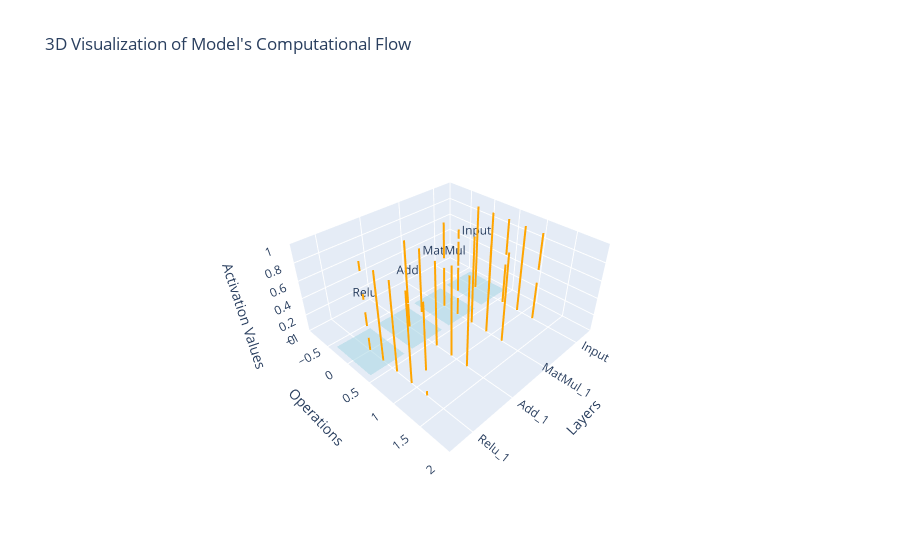

The cell this chart's notebook holds for it:
### Code cell
import numpy as np
import plotly.graph_objects as go

# Example layers with activation data
layers = [
    {
        'layer_index': 0,
        'name': 'Input',
        'op_type': 'Input',
        'inputs': [],
        'outputs': ['input_tensor'],
        'attributes': {},
        'activations': np.random.rand(5, 5)
    },
    {
        'layer_index': 1,
        'name': 'MatMul_1',
        'op_type': 'MatMul',
        'inputs': ['input_tensor', 'weight1'],
        'outputs': ['matmul_output'],
        'attributes': {},
        'activations': np.random.rand(5, 5)
    },
    {
        'layer_index': 2,
        'name': 'Add_1',
        'op_type': 'Add',
        'inputs': ['matmul_output', 'bias1'],
        'outputs': ['add_output'],
        'attributes': {},
        'activations': np.random.rand(5, 5)
    },
    {
        'layer_index': 3,
        'name': 'Relu_1',
        'op_type': 'Relu',
        'inputs': ['add_output'],
        'outputs': ['relu_output'],
        'attributes': {},
        'activations': np.random.rand(5, 5)
    },
    # Add more layers as needed
]




# Initialize figure
fig = go.Figure()

# Function to add operation blocks
def add_operation_block(fig, layer_x, operation_y, op_type, z=0):
    size = 0.4
    fig.add_trace(go.Mesh3d(
        x=[layer_x - size, layer_x + size, layer_x + size, layer_x - size,
           layer_x - size, layer_x + size, layer_x + size, layer_x - size],
        y=[operation_y - size, operation_y - size, operation_y + size, operation_y + size,
           operation_y - size, operation_y - size, operation_y + size, operation_y + size],
        z=[z, z, z, z, z + size, z + size, z + size, z + size],
        color='lightblue',
        opacity=0.6,
        name=op_type,
        hoverinfo='text',
        text=op_type
    ))
    # Add text label
    fig.add_trace(go.Scatter3d(
        x=[layer_x],
        y=[operation_y],
        z=[z + size + 0.1],
        mode='text',
        text=[op_type],
        showlegend=False
    ))

# Function to add activation bars
def add_activation_bars(fig, layer_x, activations, layer_index):
    num_rows, num_cols = activations.shape
    bar_spacing = 0.3
    for i in range(num_rows):
        for j in range(num_cols):
            x = layer_x
            y = i * bar_spacing
            z = j * bar_spacing
            fig.add_trace(go.Scatter3d(
                x=[x, x],
                y=[y, y],
                z=[z, z + activations[i, j]],
                mode='lines',
                line=dict(color='orange', width=4),
                showlegend=False
            ))

# Add layers and their components
for layer in layers:
    layer_x = layer['layer_index']
    op_type = layer['op_type']
    
    # Visualize operation
    add_operation_block(fig, layer_x, 0, op_type, z=0)
    
    # Visualize activations
    add_activation_bars(fig, layer_x, layer['activations'], layer['layer_index'])

# Define layout
fig.update_layout(
    scene=dict(
        xaxis=dict(title='Layers', tickvals=list(range(len(layers))), ticktext=[layer['name'] for layer in layers]),
        yaxis=dict(title='Operations', range=[-1, 2]),
        zaxis=dict(title='Activation Values', range=[0, 1]),
        aspectratio=dict(x=1, y=1, z=0.5),
    ),
    title="3D Visualization of Model's Computational Flow",
    showlegend=False
)

# Show figure
fig.show()

### Figure 1 — Plotly figure (JSON) as saved in the notebook; plotly's stock layout.template omitted (floating-point values rounded to 4 significant figures)
{"data": [{"color": "lightblue", "hoverinfo": "text", "name": "Input", "opacity": 0.6, "text": "Input", "type": "mesh3d", "x": [-0.4, 0.4, 0.4, -0.4, -0.4, 0.4, 0.4, -0.4], "y": [-0.4, -0.4, 0.4, 0.4, -0.4, -0.4, 0.4, 0.4], "z": [0, 0, 0, 0, 0.4, 0.4, 0.4, 0.4]}, {"mode": "text", "showlegend": false, "text": ["Input"], "type": "scatter3d", "x": [0], "y": [0], "z": [0.5]}, {"line": {"color": "orange", "width": 4}, "mode": "lines", "showlegend": false, "type": "scatter3d", "x": [0, 0], "y": [0, 0], "z": [0, 0.5952]}, {"line": {"color": "orange", "width": 4}, "mode": "lines", "showlegend": false, "type": "scatter3d", "x": [0, 0], "y": [0, 0], "z": [0.3, 0.9012]}, {"line": {"color": "orange", "width": 4}, "mode": "lines", "showlegend": false, "type": "scatter3d", "x": [0, 0], "y": [0, 0], "z": [0.6, 1.142]}, {"line": {"color": "orange", "width": 4}, "mode": "lines", "showlegend": false, "type": "scatter3d", "x": [0, 0], "y": [0, 0], "z": [0.9, 1.413]}, {"line": {"color": "orange", "width": 4}, "mode": "lines", "showlegend": false, "type": "scatter3d", "x": [0, 0], "y": [0, 0], "z": [1.2, 2.111]}, {"line": {"color": "orange", "width": 4}, "mode": "lines", "showlegend": false, "type": "scatter3d", "x": [0, 0], "y": [0.3, 0.3], "z": [0, 0.6955]}, {"line": {"color": "orange", "width": 4}, "mode": "lines", "showlegend": false, "type": "scatter3d", "x": [0, 0], "y": [0.3, 0.3], "z": [0.3, 1.256]}, {"line": {"color": "orange", "width": 4}, "mode": "lines", "showlegend": false, "type": "scatter3d", "x": [0, 0], "y": [0.3, 0.3], "z": [0.6, 1.397]}, {"line": {"color": "orange", "width": 4}, "mode": "lines", "showlegend": false, "type": "scatter3d", "x": [0, 0], "y": [0.3, 0.3], "z": [0.9, 1.152]}, {"line": {"color": "orange", "width": 4}, "mode": "lines", "showlegend": false, "type": "scatter3d", "x": [0, 0], "y": [0.3, 0.3], "z": [1.2, 1.809]}, {"line": {"color": "orange", "width": 4}, "mode": "lines", "showlegend": false, "type": "scatter3d", "x": [0, 0], "y": [0.6, 0.6], "z": [0, 0.4136]}, {"line": {"color": "orange", "width": 4}, "mode": "lines", "showlegend": false, "type": "scatter3d", "x": [0, 0], "y": [0.6, 0.6], "z": [0.3, 0.4836]}, {"line": {"color": "orange", "width": 4}, "mode": "lines", "showlegend": false, "type": "scatter3d", "x": [0, 0], "y": [0.6, 0.6], "z": [0.6, 1.56]}, {"line": {"color": "orange", "width": 4}, "mode": "lines", "showlegend": false, "type": "scatter3d", "x": [0, 0], "y": [0.6, 0.6], "z": [0.9, 1.101]}, {"line": {"color": "orange", "width": 4}, "mode": "lines", "showlegend": false, "type": "scatter3d", "x": [0, 0], "y": [0.6, 0.6], "z": [1.2, 1.705]}, {"line": {"color": "orange", "width": 4}, "mode": "lines", "showlegend": false, "type": "scatter3d", "x": [0, 0], "y": [0.9, 0.9], "z": [0, 0.4369]}, {"line": {"color": "orange", "width": 4}, "mode": "lines", "showlegend": false, "type": "scatter3d", "x": [0, 0], "y": [0.9, 0.9], "z": [0.3, 1.172]}, {"line": {"color": "orange", "width": 4}, "mode": "lines", "showlegend": false, "type": "scatter3d", "x": [0, 0], "y": [0.9, 0.9], "z": [0.6, 1.519]}, {"line": {"color": "orange", "width": 4}, "mode": "lines", "showlegend": false, "type": "scatter3d", "x": [0, 0], "y": [0.9, 0.9], "z": [0.9, 0.9991]}, {"line": {"color": "orange", "width": 4}, "mode": "lines", "showlegend": false, "type": "scatter3d", "x": [0, 0], "y": [0.9, 0.9], "z": [1.2, 1.717]}, {"line": {"color": "orange", "width": 4}, "mode": "lines", "showlegend": false, "type": "scatter3d", "x": [0, 0], "y": [1.2, 1.2], "z": [0, 0.3318]}, {"line": {"color": "orange", "width": 4}, "mode": "lines", "showlegend": false, "type": "scatter3d", "x": [0, 0], "y": [1.2, 1.2], "z": [0.3, 0.4498]}, {"line": {"color": "orange", "width": 4}, "mode": "lines", "showlegend": false, "type": "scatter3d", "x": [0, 0], "y": [1.2, 1.2], "z": [0.6, 1.453]}, {"line": {"color": "orange", "width": 4}, "mode": "lines", "showlegend": false, "type": "scatter3d", "x": [0, 0], "y": [1.2, 1.2], "z": [0.9, 1.801]}, {"line": {"color": "orange", "width": 4}, "mode": "lines", "showlegend": false, "type": "scatter3d", "x": [0, 0], "y": [1.2, 1.2], "z": [1.2, 1.353]}, {"color": "lightblue", "hoverinfo": "text", "name": "MatMul", "opacity": 0.6, "text": "MatMul", "type": "mesh3d", "x": [0.6, 1.4, 1.4, 0.6, 0.6, 1.4, 1.4, 0.6], "y": [-0.4, -0.4, 0.4, 0.4, -0.4, -0.4, 0.4, 0.4], "z": [0, 0, 0, 0, 0.4, 0.4, 0.4, 0.4]}, {"mode": "text", "showlegend": false, "text": ["MatMul"], "type": "scatter3d", "x": [1], "y": [0], "z": [0.5]}, {"line": {"color": "orange", "width": 4}, "mode": "lines", "showlegend": false, "type": "scatter3d", "x": [1, 1], "y": [0, 0], "z": [0, 0.4853]}, {"line": {"color": "orange", "width": 4}, "mode": "lines", "showlegend": false, "type": "scatter3d", "x": [1, 1], "y": [0, 0], "z": [0.3, 0.4203]}, {"line": {"color": "orange", "width": 4}, "mode": "lines", "showlegend": false, "type": "scatter3d", "x": [1, 1], "y": [0, 0], "z": [0.6, 0.9331]}, {"line": {"color": "orange", "width": 4}, "mode": "lines", "showlegend": false, "type": "scatter3d", "x": [1, 1], "y": [0, 0], "z": [0.9, 1.457]}, {"line": {"color": "orange", "width": 4}, "mode": "lines", "showlegend": false, "type": "scatter3d", "x": [1, 1], "y": [0, 0], "z": [1.2, 1.255]}, {"line": {"color": "orange", "width": 4}, "mode": "lines", "showlegend": false, "type": "scatter3d", "x": [1, 1], "y": [0.3, 0.3], "z": [0, 0.2104]}, {"line": {"color": "orange", "width": 4}, "mode": "lines", "showlegend": false, "type": "scatter3d", "x": [1, 1], "y": [0.3, 0.3], "z": [0.3, 0.5779]}, {"line": {"color": "orange", "width": 4}, "mode": "lines", "showlegend": false, "type": "scatter3d", "x": [1, 1], "y": [0.3, 0.3], "z": [0.6, 0.8685]}, {"line": {"color": "orange", "width": 4}, "mode": "lines", "showlegend": false, "type": "scatter3d", "x": [1, 1], "y": [0.3, 0.3], "z": [0.9, 1.551]}, {"line": {"color": "orange", "width": 4}, "mode": "lines", "showlegend": false, "type": "scatter3d", "x": [1, 1], "y": [0.3, 0.3], "z": [1.2, 1.973]}, {"line": {"color": "orange", "width": 4}, "mode": "lines", "showlegend": false, "type": "scatter3d", "x": [1, 1], "y": [0.6, 0.6], "z": [0, 0.6459]}, {"line": {"color": "orange", "width": 4}, "mode": "lines", "showlegend": false, "type": "scatter3d", "x": [1, 1], "y": [0.6, 0.6], "z": [0.3, 1.202]}, {"line": {"color": "orange", "width": 4}, "mode": "lines", "showlegend": false, "type": "scatter3d", "x": [1, 1], "y": [0.6, 0.6], "z": [0.6, 0.6962]}, {"line": {"color": "orange", "width": 4}, "mode": "lines", "showlegend": false, "type": "scatter3d", "x": [1, 1], "y": [0.6, 0.6], "z": [0.9, 1.515]}, {"line": {"color": "orange", "width": 4}, "mode": "lines", "showlegend": false, "type": "scatter3d", "x": [1, 1], "y": [0.6, 0.6], "z": [1.2, 1.966]}, {"line": {"color": "orange", "width": 4}, "mode": "lines", "showlegend": false, "type": "scatter3d", "x": [1, 1], "y": [0.9, 0.9], "z": [0, 0.7457]}, {"line": {"color": "orange", "width": 4}, "mode": "lines", "showlegend": false, "type": "scatter3d", "x": [1, 1], "y": [0.9, 0.9], "z": [0.3, 0.6959]}, {"line": {"color": "orange", "width": 4}, "mode": "lines", "showlegend": false, "type": "scatter3d", "x": [1, 1], "y": [0.9, 0.9], "z": [0.6, 1.138]}, {"line": {"color": "orange", "width": 4}, "mode": "lines", "showlegend": false, "type": "scatter3d", "x": [1, 1], "y": [0.9, 0.9], "z": [0.9, 1.707]}, {"line": {"color": "orange", "width": 4}, "mode": "lines", "showlegend": false, "type": "scatter3d", "x": [1, 1], "y": [0.9, 0.9], "z": [1.2, 1.95]}, {"line": {"color": "orange", "width": 4}, "mode": "lines", "showlegend": false, "type": "scatter3d", "x": [1, 1], "y": [1.2, 1.2], "z": [0, 0.8441]}, {"line": {"color": "orange", "width": 4}, "mode": "lines", "showlegend": false, "type": "scatter3d", "x": [1, 1], "y": [1.2, 1.2], "z": [0.3, 1.271]}, {"line": {"color": "orange", "width": 4}, "mode": "lines", "showlegend": false, "type": "scatter3d", "x": [1, 1], "y": [1.2, 1.2], "z": [0.6, 1.596]}, {"line": {"color": "orange", "width": 4}, "mode": "lines", "showlegend": false, "type": "scatter3d", "x": [1, 1], "y": [1.2, 1.2], "z": [0.9, 1.044]}, {"line": {"color": "orange", "width": 4}, "mode": "lines", "showlegend": false, "type": "scatter3d", "x": [1, 1], "y": [1.2, 1.2], "z": [1.2, 1.451]}, {"color": "lightblue", "hoverinfo": "text", "name": "Add", "opacity": 0.6, "text": "Add", "type": "mesh3d", "x": [1.6, 2.4, 2.4, 1.6, 1.6, 2.4, 2.4, 1.6], "y": [-0.4, -0.4, 0.4, 0.4, -0.4, -0.4, 0.4, 0.4], "z": [0, 0, 0, 0, 0.4, 0.4, 0.4, 0.4]}, {"mode": "text", "showlegend": false, "text": ["Add"], "type": "scatter3d", "x": [2], "y": [0], "z": [0.5]}, {"line": {"color": "orange", "width": 4}, "mode": "lines", "showlegend": false, "type": "scatter3d", "x": [2, 2], "y": [0, 0], "z": [0, 0.291]}, {"line": {"color": "orange", "width": 4}, "mode": "lines", "showlegend": false, "type": "scatter3d", "x": [2, 2], "y": [0, 0], "z": [0.3, 0.9053]}, {"line": {"color": "orange", "width": 4}, "mode": "lines", "showlegend": false, "type": "scatter3d", "x": [2, 2], "y": [0, 0], "z": [0.6, 1.434]}, {"line": {"color": "orange", "width": 4}, "mode": "lines", "showlegend": false, "type": "scatter3d", "x": [2, 2], "y": [0, 0], "z": [0.9, 1.804]}, {"line": {"color": "orange", "width": 4}, "mode": "lines", "showlegend": false, "type": "scatter3d", "x": [2, 2], "y": [0, 0], "z": [1.2, 1.636]}, {"line": {"color": "orange", "width": 4}, "mode": "lines", "showlegend": false, "type": "scatter3d", "x": [2, 2], "y": [0.3, 0.3], "z": [0, 0.000241]}, {"line": {"color": "orange", "width": 4}, "mode": "lines", "showlegend": false, "type": "scatter3d", "x": [2, 2], "y": [0.3, 0.3], "z": [0.3, 1.111]}, {"line": {"color": "orange", "width": 4}, "mode": "lines", "showlegend": false, "type": "scatter3d", "x": [2, 2], "y": [0.3, 0.3], "z": [0.6, 1.419]}, {"line": {"color": "orange", "width": 4}, "mode": "lines", "showlegend": false, "type": "scatter3d", "x": [2, 2], "y": [0.3, 0.3], "z": [0.9, 1.831]}, {"line": {"color": "orange", "width": 4}, "mode": "lines", "showlegend": false, "type": "scatter3d", "x": [2, 2], "y": [0.3, 0.3], "z": [1.2, 1.364]}, {"line": {"color": "orange", "width": 4}, "mode": "lines", "showlegend": false, "type": "scatter3d", "x": [2, 2], "y": [0.6, 0.6], "z": [0, 0.8033]}, {"line": {"color": "orange", "width": 4}, "mode": "lines", "showlegend": false, "type": "scatter3d", "x": [2, 2], "y": [0.6, 0.6], "z": [0.3, 0.7996]}, {"line": {"color": "orange", "width": 4}, "mode": "lines", "showlegend": false, "type": "scatter3d", "x": [2, 2], "y": [0.6, 0.6], "z": [0.6, 0.9591]}, {"line": {"color": "orange", "width": 4}, "mode": "lines", "showlegend": false, "type": "scatter3d", "x": [2, 2], "y": [0.6, 0.6], "z": [0.9, 0.9397]}, {"line": {"color": "orange", "width": 4}, "mode": "lines", "showlegend": false, "type": "scatter3d", "x": [2, 2], "y": [0.6, 0.6], "z": [1.2, 1.983]}, {"line": {"color": "orange", "width": 4}, "mode": "lines", "showlegend": false, "type": "scatter3d", "x": [2, 2], "y": [0.9, 0.9], "z": [0, 0.8234]}, {"line": {"color": "orange", "width": 4}, "mode": "lines", "showlegend": false, "type": "scatter3d", "x": [2, 2], "y": [0.9, 0.9], "z": [0.3, 0.3774]}, {"line": {"color": "orange", "width": 4}, "mode": "lines", "showlegend": false, "type": "scatter3d", "x": [2, 2], "y": [0.9, 0.9], "z": [0.6, 1.013]}, {"line": {"color": "orange", "width": 4}, "mode": "lines", "showlegend": false, "type": "scatter3d", "x": [2, 2], "y": [0.9, 0.9], "z": [0.9, 1.134]}, {"line": {"color": "orange", "width": 4}, "mode": "lines", "showlegend": false, "type": "scatter3d", "x": [2, 2], "y": [0.9, 0.9], "z": [1.2, 1.411]}, {"line": {"color": "orange", "width": 4}, "mode": "lines", "showlegend": false, "type": "scatter3d", "x": [2, 2], "y": [1.2, 1.2], "z": [0, 0.5532]}, {"line": {"color": "orange", "width": 4}, "mode": "lines", "showlegend": false, "type": "scatter3d", "x": [2, 2], "y": [1.2, 1.2], "z": [0.3, 0.7979]}, {"line": {"color": "orange", "width": 4}, "mode": "lines", "showlegend": false, "type": "scatter3d", "x": [2, 2], "y": [1.2, 1.2], "z": [0.6, 1.419]}, {"line": {"color": "orange", "width": 4}, "mode": "lines", "showlegend": false, "type": "scatter3d", "x": [2, 2], "y": [1.2, 1.2], "z": [0.9, 1.219]}, {"line": {"color": "orange", "width": 4}, "mode": "lines", "showlegend": false, "type": "scatter3d", "x": [2, 2], "y": [1.2, 1.2], "z": [1.2, 1.215]}, {"color": "lightblue", "hoverinfo": "text", "name": "Relu", "opacity": 0.6, "text": "Relu", "type": "mesh3d", "x": [2.6, 3.4, 3.4, 2.6, 2.6, 3.4, 3.4, 2.6], "y": [-0.4, -0.4, 0.4, 0.4, -0.4, -0.4, 0.4, 0.4], "z": [0, 0, 0, 0, 0.4, 0.4, 0.4, 0.4]}, {"mode": "text", "showlegend": false, "text": ["Relu"], "type": "scatter3d", "x": [3], "y": [0], "z": [0.5]}, {"line": {"color": "orange", "width": 4}, "mode": "lines", "showlegend": false, "type": "scatter3d", "x": [3, 3], "y": [0, 0], "z": [0, 0.1584]}, {"line": {"color": "orange", "width": 4}, "mode": "lines", "showlegend": false, "type": "scatter3d", "x": [3, 3], "y": [0, 0], "z": [0.3, 0.4599]}, {"line": {"color": "orange", "width": 4}, "mode": "lines", "showlegend": false, "type": "scatter3d", "x": [3, 3], "y": [0, 0], "z": [0.6, 0.6611]}, {"line": {"color": "orange", "width": 4}, "mode": "lines", "showlegend": false, "type": "scatter3d", "x": [3, 3], "y": [0, 0], "z": [0.9, 1.377]}, {"line": {"color": "orange", "width": 4}, "mode": "lines", "showlegend": false, "type": "scatter3d", "x": [3, 3], "y": [0, 0], "z": [1.2, 1.288]}, {"line": {"color": "orange", "width": 4}, "mode": "lines", "showlegend": false, "type": "scatter3d", "x": [3, 3], "y": [0.3, 0.3], "z": [0, 0.8199]}, {"line": {"color": "orange", "width": 4}, "mode": "lines", "showlegend": false, "type": "scatter3d", "x": [3, 3], "y": [0.3, 0.3], "z": [0.3, 0.5593]}, {"line": {"color": "orange", "width": 4}, "mode": "lines", "showlegend": false, "type": "scatter3d", "x": [3, 3], "y": [0.3, 0.3], "z": [0.6, 1.415]}, {"line": {"color": "orange", "width": 4}, "mode": "lines", "showlegend": false, "type": "scatter3d", "x": [3, 3], "y": [0.3, 0.3], "z": [0.9, 1.793]}, {"line": {"color": "orange", "width": 4}, "mode": "lines", "showlegend": false, "type": "scatter3d", "x": [3, 3], "y": [0.3, 0.3], "z": [1.2, 1.987]}, {"line": {"color": "orange", "width": 4}, "mode": "lines", "showlegend": false, "type": "scatter3d", "x": [3, 3], "y": [0.6, 0.6], "z": [0, 0.5518]}, {"line": {"color": "orange", "width": 4}, "mode": "lines", "showlegend": false, "type": "scatter3d", "x": [3, 3], "y": [0.6, 0.6], "z": [0.3, 0.7196]}, {"line": {"color": "orange", "width": 4}, "mode": "lines", "showlegend": false, "type": "scatter3d", "x": [3, 3], "y": [0.6, 0.6], "z": [0.6, 1.559]}, {"line": {"color": "orange", "width": 4}, "mode": "lines", "showlegend": false, "type": "scatter3d", "x": [3, 3], "y": [0.6, 0.6], "z": [0.9, 1.469]}, {"line": {"color": "orange", "width": 4}, "mode": "lines", "showlegend": false, "type": "scatter3d", "x": [3, 3], "y": [0.6, 0.6], "z": [1.2, 1.343]}, {"line": {"color": "orange", "width": 4}, "mode": "lines", "showlegend": false, "type": "scatter3d", "x": [3, 3], "y": [0.9, 0.9], "z": [0, 0.8498]}, {"line": {"color": "orange", "width": 4}, "mode": "lines", "showlegend": false, "type": "scatter3d", "x": [3, 3], "y": [0.9, 0.9], "z": [0.3, 0.902]}, {"line": {"color": "orange", "width": 4}, "mode": "lines", "showlegend": false, "type": "scatter3d", "x": [3, 3], "y": [0.9, 0.9], "z": [0.6, 1.379]}, {"line": {"color": "orange", "width": 4}, "mode": "lines", "showlegend": false, "type": "scatter3d", "x": [3, 3], "y": [0.9, 0.9], "z": [0.9, 1.438]}, {"line": {"color": "orange", "width": 4}, "mode": "lines", "showlegend": false, "type": "scatter3d", "x": [3, 3], "y": [0.9, 0.9], "z": [1.2, 2.151]}, {"line": {"color": "orange", "width": 4}, "mode": "lines", "showlegend": false, "type": "scatter3d", "x": [3, 3], "y": [1.2, 1.2], "z": [0, 0.05555]}, {"line": {"color": "orange", "width": 4}, "mode": "lines", "showlegend": false, "type": "scatter3d", "x": [3, 3], "y": [1.2, 1.2], "z": [0.3, 0.6159]}, {"line": {"color": "orange", "width": 4}, "mode": "lines", "showlegend": false, "type": "scatter3d", "x": [3, 3], "y": [1.2, 1.2], "z": [0.6, 1.23]}, {"line": {"color": "orange", "width": 4}, "mode": "lines", "showlegend": false, "type": "scatter3d", "x": [3, 3], "y": [1.2, 1.2], "z": [0.9, 1.611]}, {"line": {"color": "orange", "width": 4}, "mode": "lines", "showlegend": false, "type": "scatter3d", "x": [3, 3], "y": [1.2, 1.2], "z": [1.2, 1.383]}], "layout": {"scene": {"aspectratio": {"x": 1, "y": 1, "z": 0.5}, "xaxis": {"ticktext": ["Input", "MatMul_1", "Add_1", "Relu_1"], "tickvals": [0, 1, 2, 3], "title": {"text": "Layers"}}, "yaxis": {"range": [-1, 2], "title": {"text": "Operations"}}, "zaxis": {"range": [0, 1], "title": {"text": "Activation Values"}}}, "showlegend": false, "title": {"text": "3D Visualization of Model's Computational Flow"}}}
